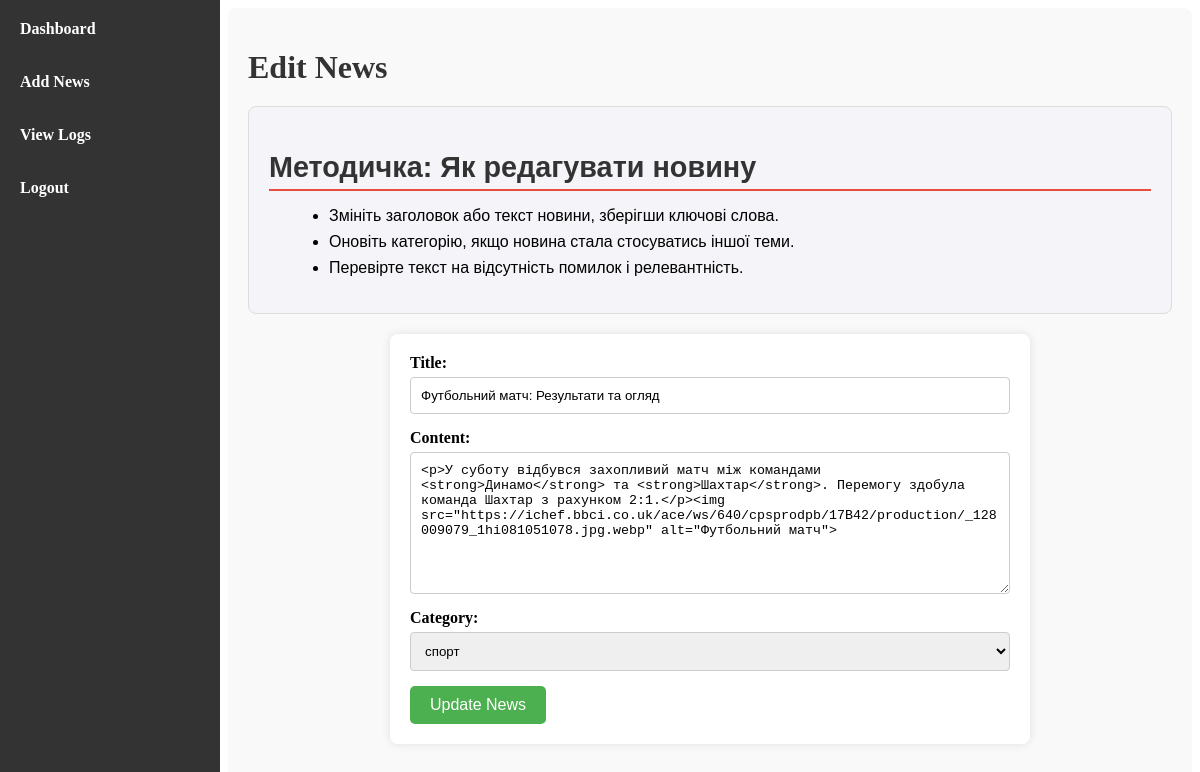
Screenshot of /admin/edit_news.php?id=1 with the database file from the repository.
### tables this page shows
CREATE TABLE `news` (
  `id` int(11) NOT NULL,
  `title` varchar(255) NOT NULL,
  `content` text NOT NULL,
  `category_id` int(11) NOT NULL,
  `views` int(11) NOT NULL DEFAULT 0,
  `created_at` datetime NOT NULL,
  `is_deleted` tinyint(1) DEFAULT 0
);

CREATE TABLE `categories` (
  `id` int(11) NOT NULL,
  `name` varchar(255) NOT NULL,
  `description` text NOT NULL
);

### admin/edit_news.php (the view, shortened to what this page needs)
<?php
include '../db/connection.php';
include '../components/admin_navbar.php';
$categories = $conn->query("SELECT id, name FROM categories")->fetch_all(MYSQLI_ASSOC);
$news_id = $_GET['id'] ?? null;
$news = null;
if ($news_id) {
    $stmt = $conn->prepare("SELECT * FROM news WHERE id = ?");
    $stmt->bind_param("i", $news_id);
    $stmt->execute();
    $result = $stmt->get_result();
    $news = $result->fetch_assoc();
}
?>
<head>
    <link rel="stylesheet" href="../style/admin.css">
</head>
<body>
    <div class="dashboard-container">
        <h1>Edit News</h1>
        <div class="news-methodical">
            <h2>Методичка: Як редагувати новину</h2>
            <ul>
                <li>Змініть заголовок або текст новини, зберігши ключові слова.</li>
                <li>Оновіть категорію, якщо новина стала стосуватись іншої теми.</li>
                <li>Перевірте текст на відсутність помилок і релевантність.</li>
            </ul>
        </div>
        <form action="edit_news.php?id=<?= htmlspecialchars($news_id) ?>" method="post" class="form-add-news">
            <div class="form-group">
                <label for="title">Title:</label>
                <input type="text" id="title" name="title" value="<?= htmlspecialchars($news['title']) ?>" required>
            </div>
            <div class="form-group">
                <label for="content">Content:</label>
                <textarea id="content" name="content" rows="8" required><?= htmlspecialchars($news['content']) ?></textarea>
            </div>
            <div class="form-group">
                <label for="category_id">Category:</label>
                <select id="category_id" name="category_id" required>
                    <?php foreach ($categories as $category): ?>
                        <option value="<?= $category['id'] ?>" <?= $category['id'] == $news['category_id'] ? 'selected' : '' ?>>
                            <?= htmlspecialchars($category['name']) ?>
                        </option>
                    <?php endforeach; ?>
                </select>
            </div>
            <button type="submit" class="btn-submit">Update News</button>
        </form>
    </div>
</body>

### style/admin.css (style rules this page uses)
.dashboard-container { margin-left: 220px; padding: 20px; background-color: #f9f9f9; border-radius: 8px; }
.dashboard-container h1 { color: #333; margin-bottom: 20px; }
.form-add-news { max-width: 600px; margin: 20px auto; background-color: #ffffff; padding: 20px; border-radius: 8px; box-shadow: 0 0 10px rgba(0, 0, 0, 0.1); }
.form-add-news .form-group { margin-bottom: 15px; }
.form-add-news .form-group label { display: block; font-weight: bold; margin-bottom: 5px; }
.form-add-news .form-group input, .form-add-news .form-group textarea, .form-add-news .form-group select { width: 100%; padding: 10px; border: 1px solid #ccc; border-radius: 4px; }
.form-add-news button.btn-submit { background-color: #4CAF50; color: white; padding: 10px 20px; border: none; border-radius: 5px; cursor: pointer; font-size: 16px; }
.news-methodical { background-color: #f4f4f9; padding: 20px; border: 1px solid #ddd; border-radius: 8px; margin-bottom: 20px; font-family: 'Arial', sans-serif; }
.news-methodical h2 { font-size: 1.8em; color: #333; margin-bottom: 10px; border-bottom: 2px solid #e74c3c; padding-bottom: 5px; }
.news-methodical ul { list-style-type: disc; margin-left: 20px; }
.news-methodical ul li { margin-bottom: 8px; font-size: 1em; }

### rows the page displays
news: title "Футбольний матч: Результати та огляд", content "<p>У суботу відбувся захопливий матч між командами <strong>Динамо</strong> та <strong>Шахтар</strong>. Перемогу здобула команда Шахтар з рахунком 2:1.</p><img src=\"https://ichef.bbci.co.uk/ace/ws/640/cpsprodpb/17B42/production/_128009079_1hi081051078.jpg.webp\" alt=\"Футбольний матч\">", category_id "спорт"
